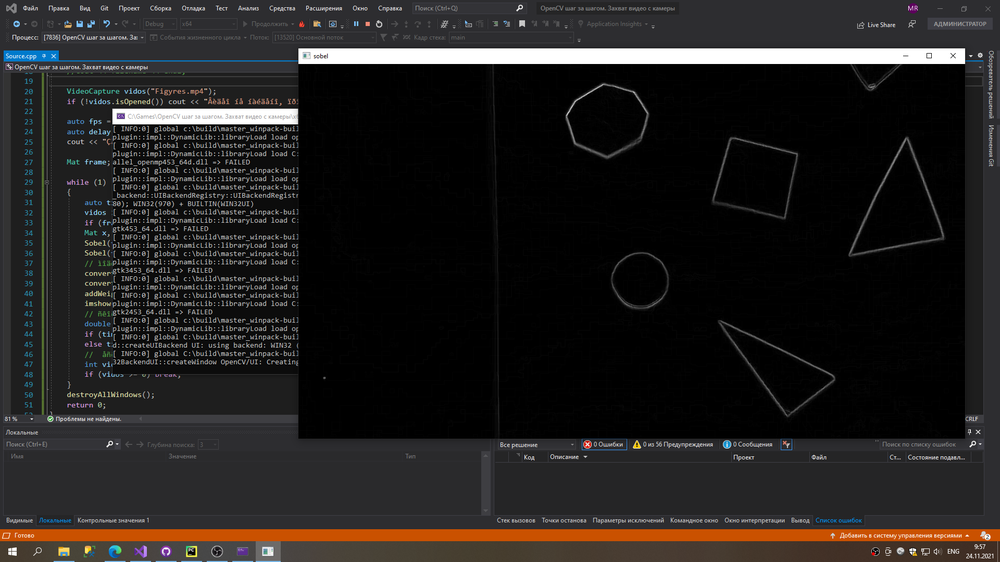
//> input picture OpenCV/sobel.png, 1000 x 562 px, shrunk from 1920 x 1080 before the run, given in place of Figyres.mp4, which was not available
$ ./sobel   (built with g++ and OpenCV 4)
//> lines starting //> are read from the running program, lines starting //| are printed output that depends on the picture; pictures that were not available may be replaced by others from this repository, and a replacement may not be noted
#include <opencv2/opencv.hpp>
#include <opencv2/imgproc.hpp>
#include <stdio.h>
#include <ctime>

using namespace cv;
using namespace std;

int main() {

	//// óñòàíâëèâàåì ðóññêóþ ëîêàëü äëÿ êîíñîëè
	setlocale(LC_ALL, "Russian");

	// [5 lines of commented-out code are left out]

	VideoCapture vidos("Figyres.mp4");
	if (!vidos.isOpened()) cout << "Âèäåî íå íàéäåíî, ïðîâåðüòå óêàçàííûé ïóòü" << endl;

	auto fps = vidos.get(CAP_PROP_FPS); // frames per seconds
	auto delay = 1000 / fps;
	cout << "Çàäåðæêà â ìñ = " << delay << endl;

	Mat frame;

	while (1)
	{
		auto time = clock();
		vidos >> frame; //ñ÷èòàåì ôðåéì
//> frame is the input picture: 562 rows x 1000 cols, CV_8UC3; mean B, G, R 30.7, 31.9, 34.4
		if (frame.channels() != 1) cvtColor(frame, frame, COLOR_RGB2GRAY);
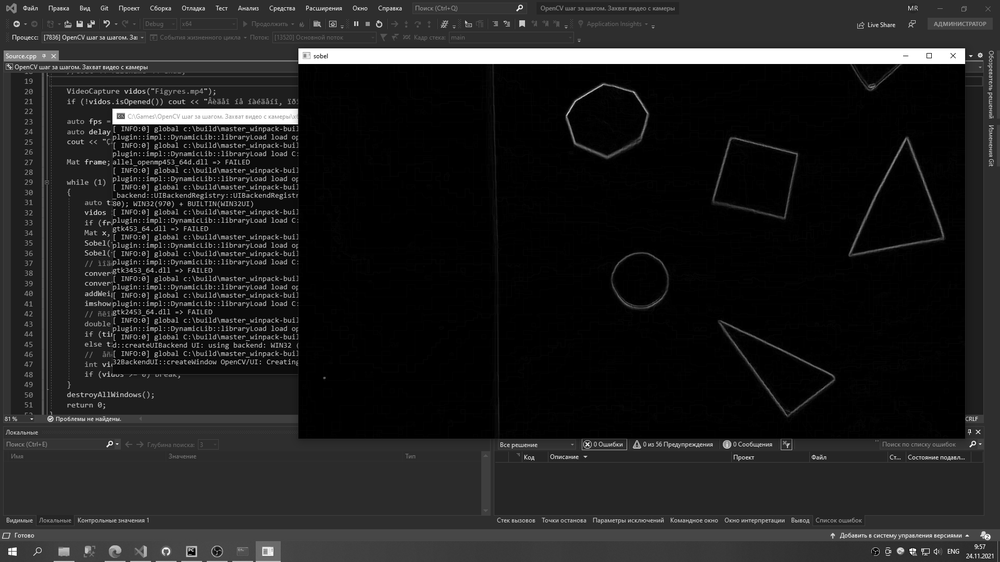
//> frame: 562 rows x 1000 cols, CV_8UC1; min 0, max 255, mean 31.8
		Mat x, y;
		Sobel(frame, x, CV_16S, 1, 0);
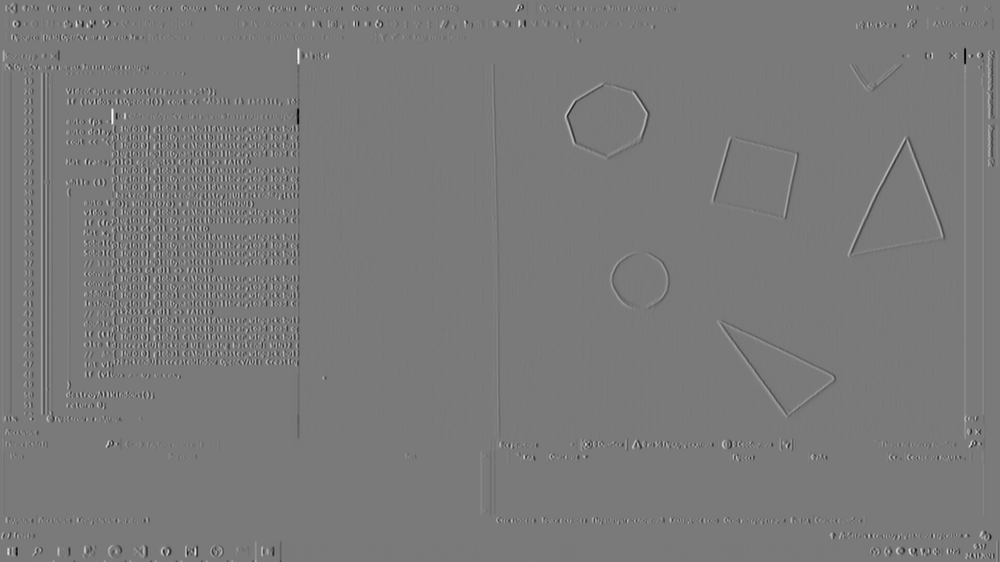
//> x: 562 rows x 1000 cols, CV_16SC1; min -901, max 982, mean 0; drawn with min black and max white
		Sobel(frame, y, CV_16S, 0, 1);
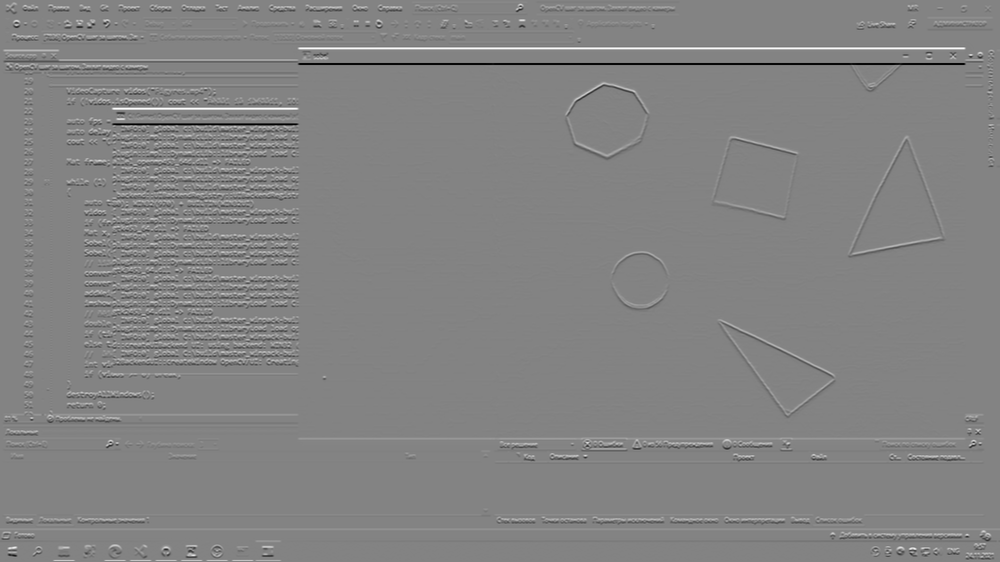
//> y: 562 rows x 1000 cols, CV_16SC1; min -1020, max 963, mean 0.4; drawn with min black and max white
		// ìîäóëü ñîáåëÿ
		convertScaleAbs(x, x);
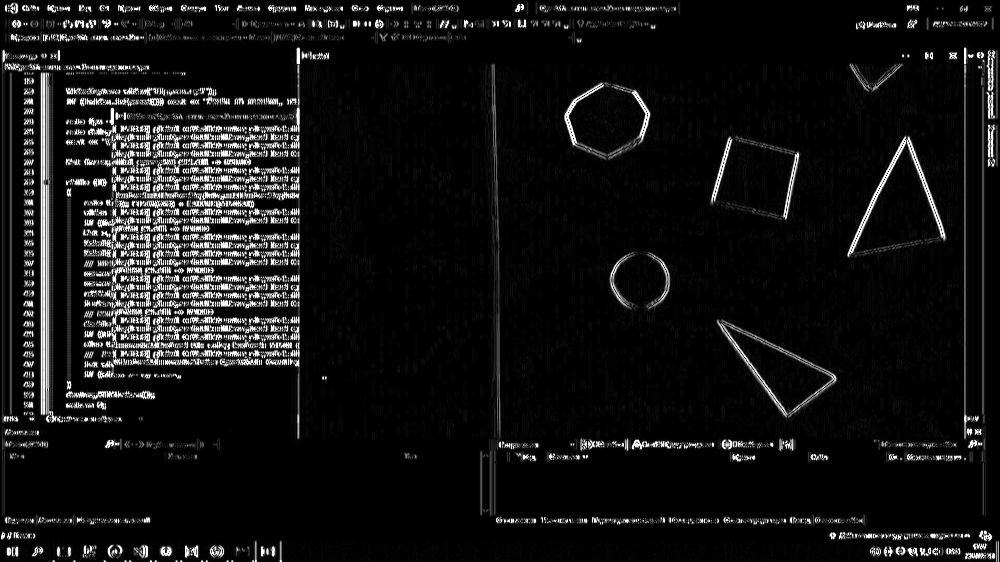
//> x: 562 rows x 1000 cols, CV_8UC1; min 0, max 255, mean 19.5
		convertScaleAbs(y, y);
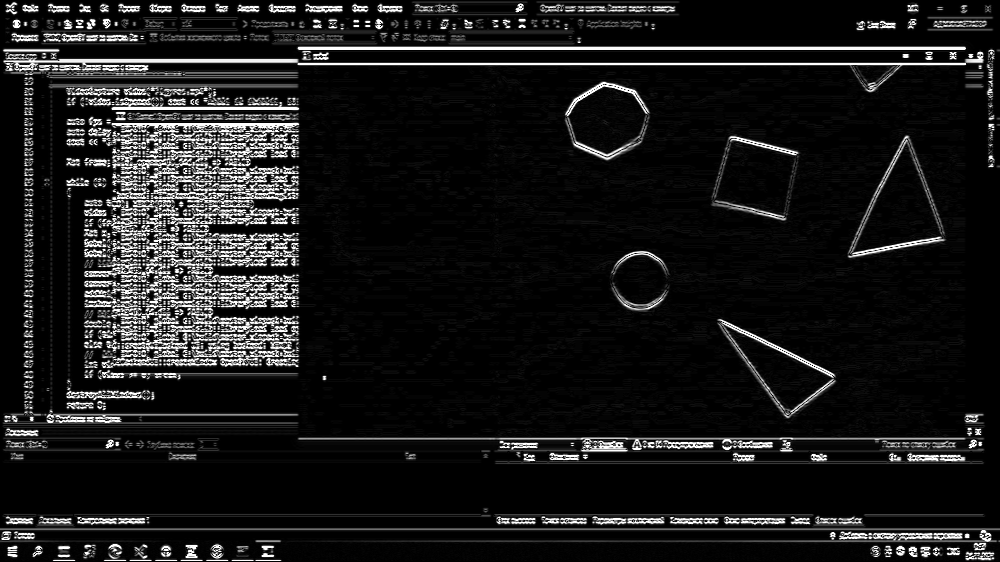
//> y: 562 rows x 1000 cols, CV_8UC1; min 0, max 255, mean 25.9
		addWeighted(x, 0.5, y, 0.5, 0, frame); //ñîâìåùàåì êàðòèíêè
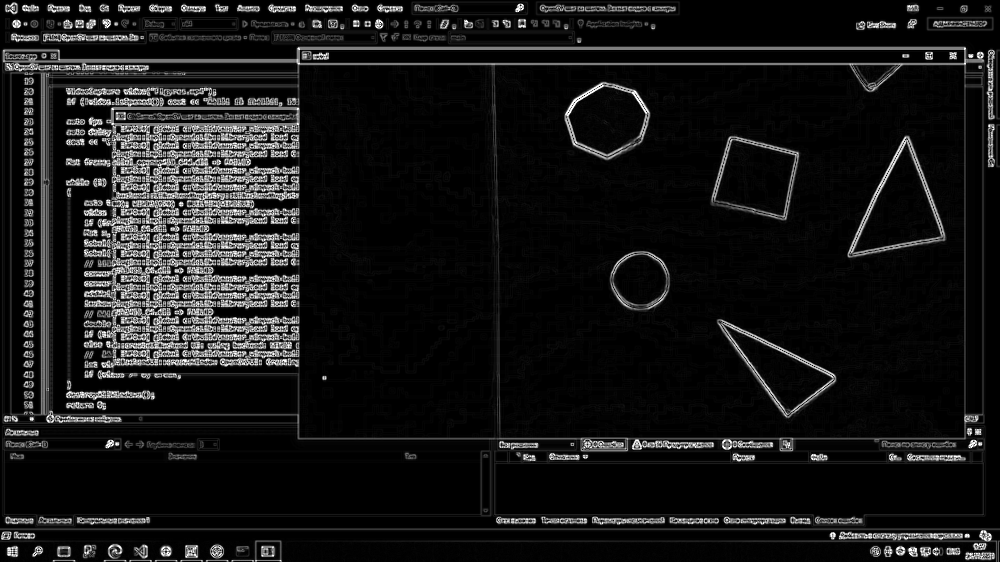
//> frame: 562 rows x 1000 cols, CV_8UC1; min 0, max 255, mean 22.7
		imshow("sobel", frame);
		// ñêîðîñòü âèäåî
		double time_work = (clock() - time) * 1000 / CLOCKS_PER_SEC;
		if (time_work > delay - 1) time_work = 1;
		else time_work = delay - time_work;
		//  åñëè îáðàáîòêà ñîáåëåì áîëüøå ÷åì çàäåðæêà òîãäà ïîëó÷èòñÿ îòðèöàòåëüíîå çíà÷åíèå(îøèáêà)
		int vidos = waitKey(time_work);
//> the Esc key is pressed
		if (vidos >= 0) break;
	}
	destroyAllWindows();
	return 0;
}
